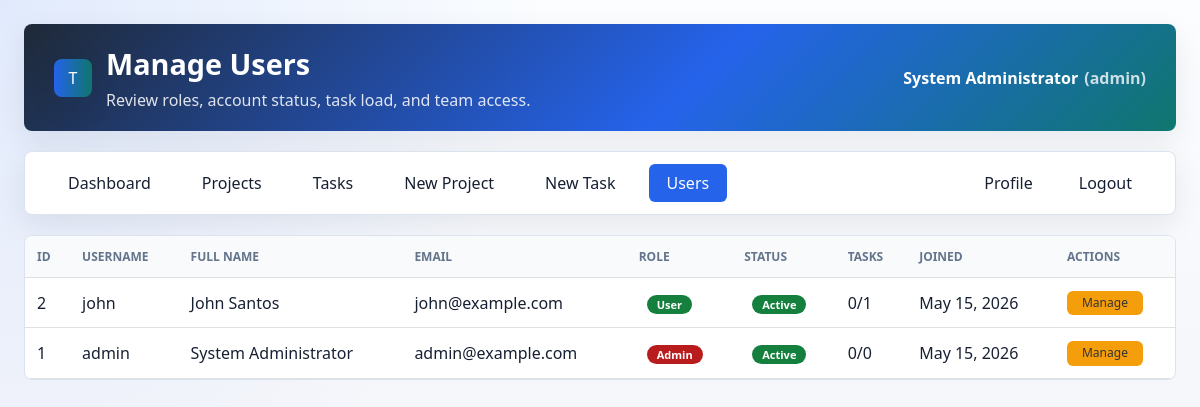
/users.php (signed in), run on the app's committed database.
### tables this page shows
CREATE TABLE IF NOT EXISTS users (
    id INT AUTO_INCREMENT PRIMARY KEY,
    username VARCHAR(40) NOT NULL UNIQUE,
    email VARCHAR(120) NOT NULL UNIQUE,
    fullname VARCHAR(120) NOT NULL,
    password VARCHAR(255) NOT NULL,
    role ENUM('admin','user') NOT NULL DEFAULT 'user',
    active TINYINT(1) NOT NULL DEFAULT 1,
    created_at TIMESTAMP DEFAULT CURRENT_TIMESTAMP
);

### users.php (the view, shortened to what this page needs)
<?php
require_once 'config/database.php';
$users = $conn->query("
    SELECT u.id, u.username, u.email, u.fullname, u.role, u.active, u.created_at,
           COUNT(t.id) as task_count,
           COALESCE(SUM(t.status = 'completed'), 0) as completed_count
    FROM users u
    LEFT JOIN tasks t ON t.assigned_to = u.id
    GROUP BY u.id, u.username, u.email, u.fullname, u.role, u.active, u.created_at
    ORDER BY u.created_at DESC
");
?>
<!DOCTYPE html>
<html lang="en">
<head>
    <link rel="stylesheet" href="css/style.css">
</head>
<body class="app-page">
<div class="container">
    <?php echo appHeader('Manage Users', 'Review roles, account status, task load, and team access.'); ?>
    <?php echo appNav('users'); ?>
    <div class="table-responsive">
        <table>
            <thead><tr><th>ID</th><th>Username</th><th>Full Name</th><th>Email</th><th>Role</th><th>Status</th><th>Tasks</th><th>Joined</th><th>Actions</th></tr></thead>
            <tbody>
                <?php while ($u = $users->fetch_assoc()): ?>
                    <tr>
                        <td><?php echo (int)$u['id']; ?></td>
                        <td><?php echo e($u['username']); ?></td>
                        <td><?php echo e($u['fullname']); ?></td>
                        <td><?php echo e($u['email']); ?></td>
                        <td><span class="badge <?php echo $u['role'] === 'admin' ? 'badge-danger' : 'badge-success'; ?>"><?php echo e(ucfirst($u['role'])); ?></span></td>
                        <td><span class="badge <?php echo (int)$u['active'] === 1 ? 'badge-success' : 'badge-muted'; ?>"><?php echo (int)$u['active'] === 1 ? 'Active' : 'Inactive'; ?></span></td>
                        <td><?php echo (int)$u['completed_count']; ?>/<?php echo (int)$u['task_count']; ?></td>
                        <td><?php echo e(date('M d, Y', strtotime($u['created_at']))); ?></td>
                        <td><a href="user_edit.php?id=<?php echo (int)$u['id']; ?>" class="btn btn-sm btn-warning">Manage</a></td>
                    </tr>
                <?php endwhile; ?>
            </tbody>
        </table>
    </div>
</div>
</body>
</html>

### config/database.php (shortened to what this page needs)
<?php
$host = 'localhost';
$user = 'root';
$pass = '';
$db = 'taskflow';
try {
    $conn = new mysqli($host, $user, $pass);
    $conn->set_charset('utf8mb4');
    $conn->query("CREATE DATABASE IF NOT EXISTS `$db` CHARACTER SET utf8mb4 COLLATE utf8mb4_unicode_ci");
    $conn->select_db($db);
} catch (mysqli_sql_exception $e) {
    http_response_code(500);
    die("Database connection failed. Please check that MySQL is running.");
}
function e($value) {
    return htmlspecialchars((string)$value, ENT_QUOTES, 'UTF-8');
}
function isAdmin() {
    return isset($_SESSION['role']) && $_SESSION['role'] === 'admin';
}
function enforceSessionTimeout($seconds = 1800) {
    $lastActivity = (int)($_SESSION['last_activity'] ?? 0);
    return true;
}
function refreshSessionUser() {
    global $conn;
    $userId = (int)$_SESSION['user_id'];
    $stmt = $conn->prepare("SELECT username, fullname, role, active FROM users WHERE id = ? LIMIT 1");
    $stmt->bind_param("i", $userId);
    $stmt->execute();
    $user = $stmt->get_result()->fetch_assoc();
    return true;
}
function currentUserFullname() {
    refreshSessionUser();
    return $_SESSION['fullname'] ?? $_SESSION['username'] ?? 'User';
}
function currentUserRole() {
    refreshSessionUser();
    return $_SESSION['role'] ?? 'user';
}
function appHeader($title, $subtitle = '', $aside = '') {
    $subtitleHtml = $subtitle !== '' ? '<p>' . e($subtitle) . '</p>' : '';
    $asideHtml = $aside !== '' ? $aside : '<div class="header-user">' . e(currentUserFullname()) . ' <span>(' . e(currentUserRole()) . ')</span></div>';
    return '<div class="header app-header"><div class="header-main"><span class="brand-icon" aria-hidden="true">T</span><div><h1>' . e($title) . '</h1>' . $subtitleHtml . '</div></div>' . $asideHtml . '</div>';
}
function appNav($active = '') {
    $items = [
        'dashboard' => ['Dashboard', 'dashboard.php'],
        'projects' => ['Projects', 'projects.php'],
        'tasks' => ['Tasks', 'tasks.php'],
    ];
    if (isAdmin()) {
        $items['project_create'] = ['New Project', 'project_create.php'];
        $items['task_create'] = ['New Task', 'task_create.php'];
        $items['users'] = ['Users', 'users.php'];
    }
    $html = '<div class="nav app-nav">';
    foreach ($items as $key => $item) {
        [$label, $href] = $item;
        $class = $active === $key ? ' class="active"' : '';
        $html .= '<a href="' . e($href) . '"' . $class . '>' . e($label) . '</a>';
    }
    $html .= '<div class="nav-account"><a href="profile.php"' . ($active === 'profile' ? ' class="active"' : '') . '>Profile</a><a href="logout.php">Logout</a></div></div>';
    return $html;
}
?>

### css/style.css (style rules this page uses)
* { margin: 0; padding: 0; box-sizing: border-box; }
body { font-family: 'Segoe UI', Tahoma, Geneva, Verdana, sans-serif; background: #f0f2f5; color: #20242a; }
.container { max-width: 1300px; margin: 0 auto; padding: 20px; }
.header { background: linear-gradient(135deg, #1e3c72 0%, #2a5298 100%); color: white; padding: 20px 30px; border-radius: 15px; margin-bottom: 20px; display: flex; justify-content: space-between; align-items: center; flex-wrap: wrap; }
.header h1 { font-size: 1.8em; }
.nav { background: white; padding: 12px 25px; border-radius: 12px; margin-bottom: 20px; display: flex; gap: 15px; flex-wrap: wrap; box-shadow: 0 2px 5px rgba(0,0,0,0.1); }
.nav a { text-decoration: none; color: #1e3c72; padding: 8px 18px; border-radius: 8px; transition: all 0.3s; font-weight: 500; }
.nav a:hover, .nav a.active { background: #1e3c72; color: white; }
.table-responsive { overflow-x: auto; }
table { width: 100%; border-collapse: collapse; }
th, td { padding: 12px; text-align: left; border-bottom: 1px solid #e0e0e0; }
th { background: #f8f9fa; color: #1e3c72; }
.btn { display: inline-block; padding: 10px 24px; border: none; border-radius: 8px; cursor: pointer; text-decoration: none; font-weight: 500; transition: all 0.3s; }
.btn-warning { background: #ffc107; color: #333; }
.btn-sm { padding: 5px 15px; font-size: 12px; }
.badge { display: inline-block; padding: 4px 10px; border-radius: 8px; font-size: 11px; font-weight: 700; line-height: 1; margin-left: 8px; color: white; vertical-align: middle; }
.badge-success { background: #2f7d32; }
.badge-danger { background: #b42318; }
:root { --bg: #f6f7fb; --surface: #ffffff; --surface-2: #f8fafc; --text: #172033; --muted: #64748b; --border: #dbe3ef; --primary: #2563eb; --primary-dark: #1d4ed8; --success: #15803d; --warning: #b45309; --danger: #b91c1c; --teal: #0f766e; --shadow: 0 10px 30px rgba(15, 23, 42, 0.08); --gradient-brand: linear-gradient(135deg, #1f2937 0%, #2563eb 58%, #0f766e 100%); --gradient-progress: linear-gradient(90deg, var(--primary), var(--teal)); --gradient-auth: linear-gradient(135deg, rgba(15, 23, 42, 0.9), rgba(37, 99, 235, 0.74)); }
body { background: radial-gradient(circle at top left, rgba(37, 99, 235, 0.12), transparent 34rem), linear-gradient(180deg, #fbfdff 0%, var(--bg) 45%, #eef2f7 100%); color: var(--text); }
.container { padding: 24px; }
.header { background: var(--gradient-brand); border-radius: 8px; box-shadow: var(--shadow); gap: 14px; }
.app-page { min-height: 100vh; }
.app-header { align-items: stretch; }
.header-main { display: flex; align-items: center; gap: 14px; min-width: 0; }
.header-main h1 { overflow-wrap: anywhere; }
.header-user { display: flex; align-items: center; justify-content: flex-end; color: white; font-weight: 700; }
.header-user span { color: rgba(255, 255, 255, 0.78); margin-left: 6px; font-weight: 600; }
.header h1 { letter-spacing: 0; }
.header p { color: rgba(255, 255, 255, 0.86); margin-top: 6px; max-width: 760px; }
.nav { border: 1px solid var(--border); border-radius: 8px; box-shadow: var(--shadow); align-items: center; }
.nav a { color: var(--text); border-radius: 6px; }
.nav a:hover, .nav a.active { background: var(--primary); color: white; }
.table-responsive { background: var(--surface); border: 1px solid var(--border); border-radius: 8px; }
table { overflow: hidden; }
th { background: var(--surface-2); color: var(--muted); font-size: 12px; text-transform: uppercase; }
td { color: var(--text); }
.btn { border-radius: 6px; line-height: 1.2; }
.btn-warning { background: #f59e0b; }
.badge { border-radius: 999px; }
.badge-success { background: var(--success); }
.badge-danger { background: var(--danger); }
.brand-icon { width: 38px; height: 38px; border-radius: 8px; background: var(--gradient-progress); color: white; display: grid; place-items: center; box-shadow: var(--shadow); }
.nav-account { margin-left: auto; display: flex; gap: 10px; flex-wrap: wrap; }

### data on the page
users: fullname "System Administrator", username "admin", id "1", email "admin@example.com", role "Admin", active "Active", completed_count "0", task_count "0", created_at "May 15, 2026"
users: id "2", username "john", fullname "John Santos", email "john@example.com", role "User", active "Active", completed_count "0", task_count "1", created_at "May 15, 2026"

### other printed values
$title "Manage Users"
$subtitle "Review roles, account status, task load, and team access."
$label "Dashboard"
$label "Projects"
$label "Tasks"
$label "New Project"
$label "New Task"
$label "Users"
